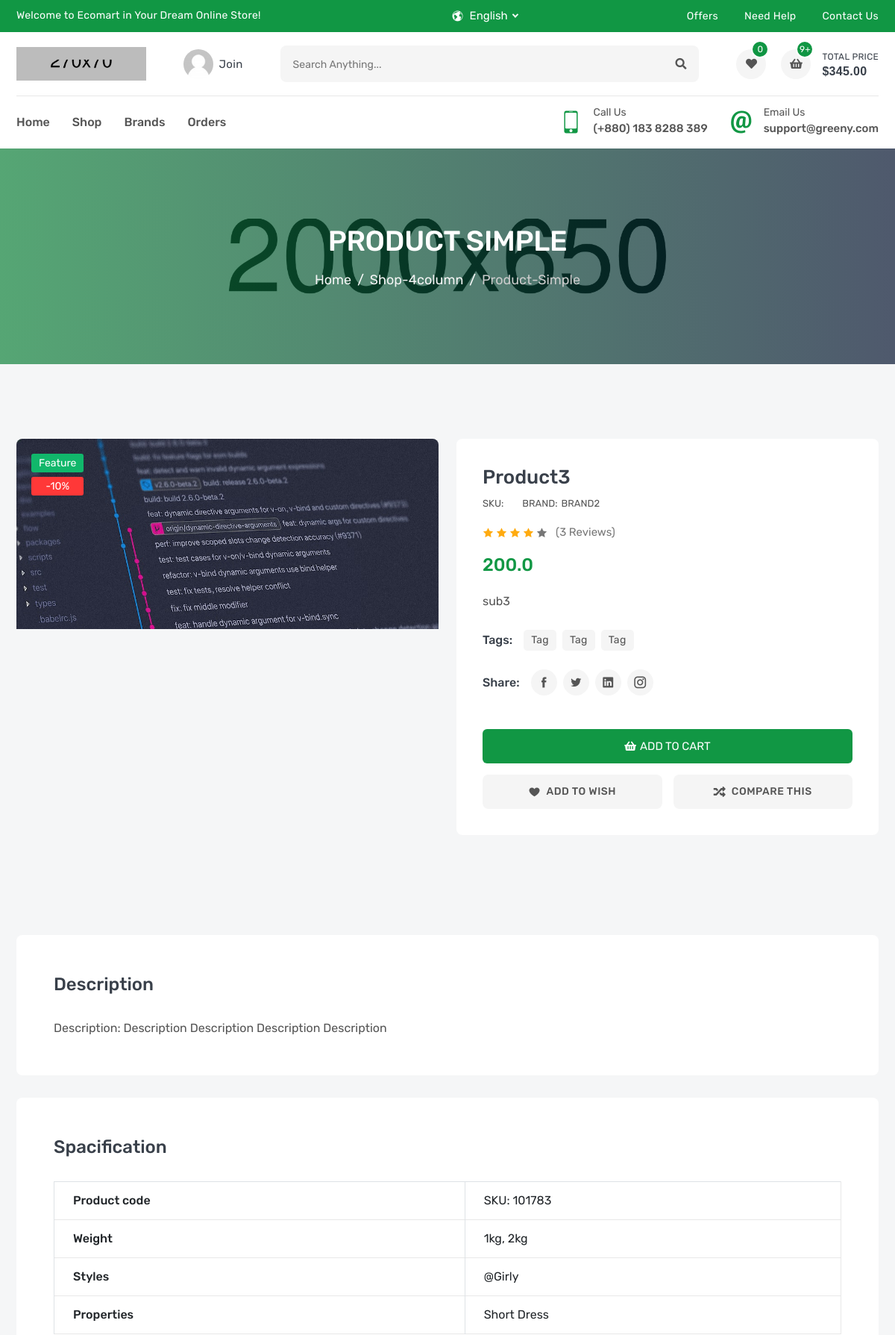
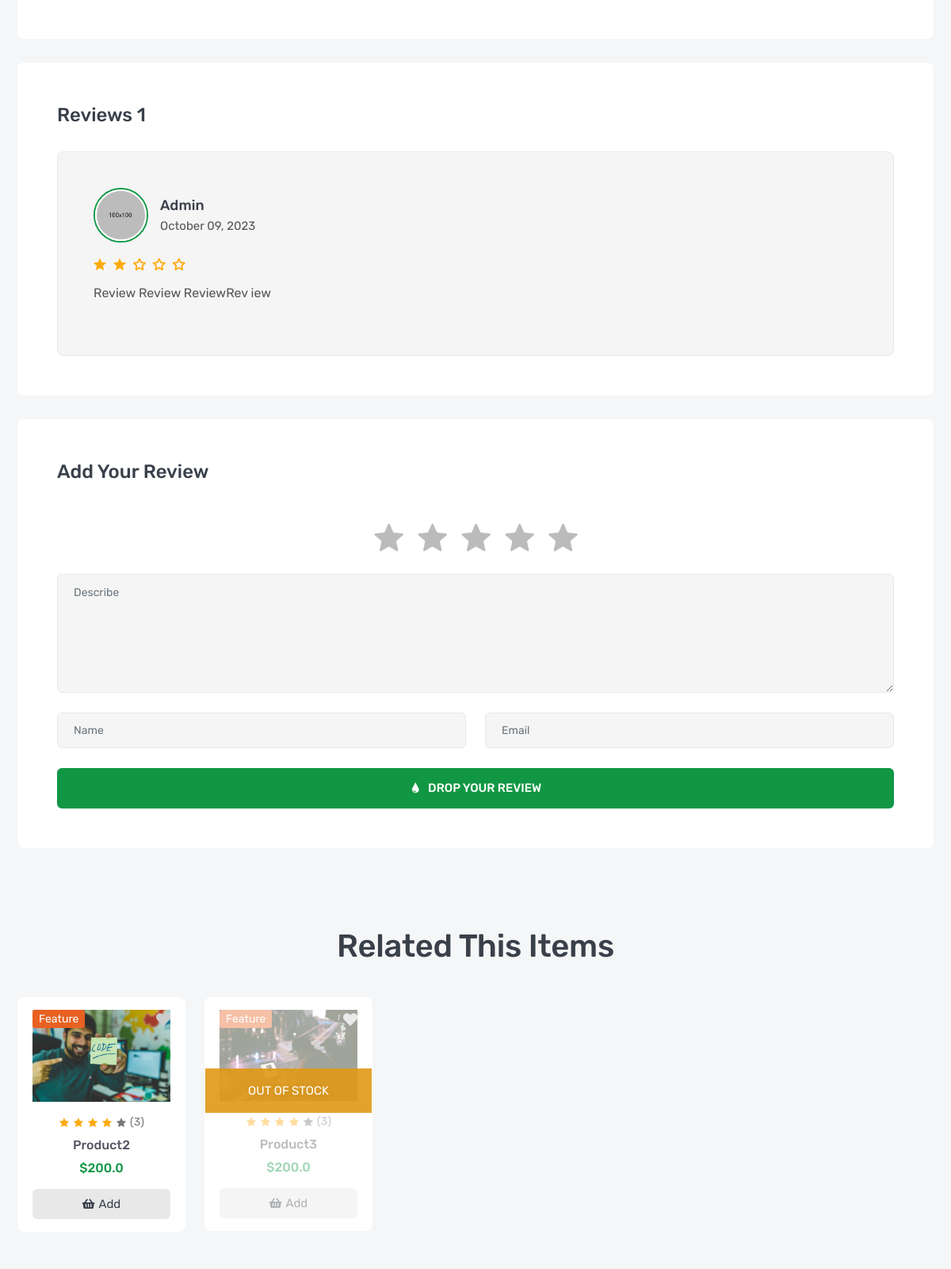
/products/product3 (upper part), run on the app's committed database (2 pictures, top to bottom).
### product/models.py (models this page shows, shortened)
class Product(models.Model):
    name = models.CharField(_('Name'), max_length=120)
    flag = models.CharField(_('Flag'), max_length=10, choices=FLAG_TYPES)
    image = models.ImageField(_('Image'), upload_to='products')
    price = models.FloatField(_('Price'), )
    sku = models.CharField(_('SKU'), max_length=12)
    subtitle = models.CharField(_('Subtitle'), max_length=300)
    description = models.TextField(_('Description'), max_length=40000)
    quantity = models.IntegerField(_('Quantity'), )
    brand = models.ForeignKey('Brand', verbose_name='Brand', related_name='product_brand', on_delete=models.SET_NULL, null=True)
    slug = models.SlugField(null=True, blank=True)
    tags = TaggableManager()

class ProductImages(models.Model):
    product = models.ForeignKey(Product,verbose_name='Product', related_name='product_image', on_delete=models.CASCADE)
    image = models.ImageField(upload_to = 'product_images')

class Brand(models.Model):
    name = models.CharField(_('Name'), max_length=100)
    image = models.ImageField(_('Image'), upload_to = 'brands')
    slug = models.SlugField(null=True, blank=True)
    def __str__(self):
        return self.name

class Review(models.Model):
    user = models.ForeignKey(User,verbose_name='User', related_name='review_author', on_delete=models.SET_NULL, null=True )
    product = models.ForeignKey(Product,verbose_name='Product', related_name='review_product', on_delete=models.CASCADE)
    review = models.CharField(_('Review'), max_length=300)
    created_at = models.DateField(_('Created_at'), default=timezone.now)
    rate = models.IntegerField(_('Rate'),)

### product/views.py (the view)
# urls.py: path('<slug:slug>', ProductDetail.as_view()),
class ProductDetail(DetailView):
    model = Product
    def get_context_data(self, **kwargs):
        context = super().get_context_data(**kwargs)
        context['reviews'] = Review.objects.filter(product=self.get_object())
        context['related_products'] = Product.objects.filter(brand=self.get_object().brand)
        return context

### product/templates/product/product_detail.html (shortened to what this page needs)
{% extends "base.html" %}
{% load static %}
{% block css %}
<link rel="stylesheet" href="{% static 'en/css/product-details.css' %}">
{% endblock css %}
{% block body %}
        <section class="single-banner inner-section" style="background: url(images/single-banner.jpg) no-repeat center;">
            <div class="container">
                <h2>product Simple</h2>
                <ol class="breadcrumb">
                    <li class="breadcrumb-item"><a href="index.html">Home</a></li>
                    <li class="breadcrumb-item"><a href="shop-4column.html">shop-4column</a></li>
                    <li class="breadcrumb-item active" aria-current="page">product-simple</li>
                </ol>
            </div>
        </section>
        <section class="inner-section">
            <div class="container">
                <div class="row">
                    <div class="col-lg-6">
                        <div class="details-gallery">
                            <div class="details-label-group">
                                <label class="details-label new">{{object.flag}}</label>
                                <label class="details-label off">-10%</label>
                            </div>
                            <ul class="details-preview">
                                {% for image in object.product_image.all %}
                                        <li><img src="{{image.image.url}}" alt="product" width="696px" height="464px"></li>
                                {% endfor %}
                            </ul>
                            <ul class="details-thumb">
                                {% for image in object.product_image.all %}
                                    <li><img src="{{image.image.url}}" alt="product" width="125px" height="85px"></li>
                                {% endfor %}
                            </ul>
                        </div>
                    </div>
                    <div class="col-lg-6">
                        <div class="details-content">
                            <h3 class="details-name"><a href="#">{{object.name}}</a></h3>
                            <div class="details-meta">
                                <p>SKU:</p>
                                <p>BRAND:<a href="#">{{object.brand}}</a></p>
                            </div>
                            <div class="details-rating">
                                <i class="active icofont-star"></i>
                                <i class="active icofont-star"></i>
                                <i class="active icofont-star"></i>
                                <i class="active icofont-star"></i>
                                <i class="icofont-star"></i>
                                <a href="#">(3 reviews)</a>
                            </div>
                            <h3 class="details-price">
                                <span>{{object.price}}</span>
                            </h3>
                            <p class="details-desc">{{object.subtitle}}</p>
                            <div class="details-list-group">
                                <label class="details-list-title">tags:</label>
                                <ul class="details-tag-list">
                                    {% for tag in object.tags.all %}
                                        <li><a href="#">tag</a></li>
                                    {% endfor %}
                                </ul>
                            </div>
                            <div class="details-list-group">
                                <label class="details-list-title">Share:</label>
                                <ul class="details-share-list">
                                    <li><a href="#" class="icofont-facebook" title="Facebook"></a></li>
                                    <li><a href="#" class="icofont-twitter" title="Twitter"></a></li>
                                    <li><a href="#" class="icofont-linkedin" title="Linkedin"></a></li>
                                    <li><a href="#" class="icofont-instagram" title="Instagram"></a></li>
                                </ul>
                            </div>
                            <div class="details-add-group">
                                <button class="product-add" title="Add to Cart">
                                    <i class="fas fa-shopping-basket"></i>
                                    <span>add to cart</span>
                                </button>
                            </div>
                            <div class="details-action-group">
                                <a class="details-wish wish" href="#" title="Add Your Wishlist">
                                    <i class="icofont-heart"></i>
                                    <span>add to wish</span>
                                </a>
                                <a class="details-compare" href="compare.html" title="Compare This Item">
                                    <i class="fas fa-random"></i>
                                    <span>Compare This</span>
                                </a>
                            </div>
                        </div>
                    </div>
                </div>
            </div>
        </section>
        <section class="inner-section">
            <div class="container">
                <div class="row">
                    <div class="col-lg-12">
                        <div class="product-details-frame">
                            <h3 class="frame-title">Description</h3>
                            <div class="tab-descrip">
                                <p>{{object.description}}</p>
                            </div>
                        </div>
                        <div class="product-details-frame">
                            <h3 class="frame-title">Spacification</h3>
                            <table class="table table-bordered">
                                <tbody>
                                    <tr>
                                        <th scope="row">Product code</th>
                                        <td>SKU: 101783</td>
                                    </tr>
                                    <tr>
                                        <th scope="row">Weight</th>
                                        <td>1kg, 2kg</td>
                                    </tr>
                                    <tr>
                                        <th scope="row">Styles</th>
                                        <td>@Girly</td>
                                    </tr>
                                    <tr>
                                        <th scope="row">Properties</th>
                                        <td>Short Dress</td>
                                    </tr>
                                </tbody>
                            </table>
                        </div>
                        <div class="product-details-frame">
                            <h3 class="frame-title">Reviews {{reviews|length}}</h3>
                            <ul class="review-list">
                                {% for review in reviews %}
                                <li class="review-item">
                                    <div class="review-media">
                                        <a class="review-avatar" href="#">
                                            <img src="images/avatar/01.jpg" alt="review">
                                        </a>
                                        <h5 class="review-meta">
                                            <a href="#">{{review.user}}</a>
                                            <span>{{review.created_at|date:"F d, o"}}</span>
                                        </h5>
                                    </div>
                                    <ul class="review-rating">
                                        <li class="icofont-ui-{% if review.rate > 0 %}rating{% else %}rate-blank{% endif %}"></li>
                                        <li class="icofont-ui-{% if review.rate > 1 %}rating{% else %}rate-blank{% endif %}"></li>
                                        <li class="icofont-ui-{% if review.rate > 2 %}rating{% else %}rate-blank{% endif %}"></li>
                                        <li class="icofont-ui-{% if review.rate > 3 %}rating{% else %}rate-blank{% endif %}"></li>
                                        <li class="icofont-ui-{% if review.rate > 4 %}rating{% else %}rate-blank{% endif %}"></li>
                                    </ul>
                                    <p class="review-desc">{{review.review}}</p>
                                </li>
                                {% endfor %}
                            </ul>
                        </div>
                        <div class="product-details-frame">
                            <h3 class="frame-title">add your review</h3>
                            <form class="review-form">
                                <div class="row">
                                    <div class="col-lg-12">
                                        <div class="star-rating">
                                            <input type="radio" name="rating" id="star-1"><label for="star-1"></label>
                                            <input type="radio" name="rating" id="star-2"><label for="star-2"></label>
                                            <input type="radio" name="rating" id="star-3"><label for="star-3"></label>
                                            <input type="radio" name="rating" id="star-4"><label for="star-4"></label>
                                            <input type="radio" name="rating" id="star-5"><label for="star-5"></label>
                                        </div>
                                    </div>
                                    <div class="col-lg-12">
                                        <div class="form-group">
                                            <textarea class="form-control" placeholder="Describe"></textarea>
                                        </div>
                                    </div>
                                    <div class="col-lg-6">
                                        <div class="form-group">
                                            <input type="text" class="form-control" placeholder="Name">
                                        </div>
                                    </div>
                                    <div class="col-lg-6">
                                        <div class="form-group">
                                            <input type="email" class="form-control" placeholder="Email">
                                        </div>
                                    </div>
                                    <div class="col-lg-12">
                                        <button class="btn btn-inline">
                                            <i class="icofont-water-drop"></i>
                                            <span>drop your review</span>
                                        </button>
                                    </div>
                                </div>
                            </form>
                        </div>
                    </div>
                </div>
            </div>
        </section>
        <section class="inner-section">
            <div class="container">
                <div class="row">
                    <div class="col">
                        <div class="section-heading">
                            <h2>related this items</h2>
                        </div>
                    </div>
                </div>
                <div class="row row-cols-2 row-cols-md-3 row-cols-lg-4 row-cols-xl-5">
                    {% for item in related_products %}
                    <div class="col">
                        <div class="product-card {% if item.quantity == 0 %}product-disable{% endif %}">
                            <div class="product-media">
                                <div class="product-label">
                                    <label class="label-text sale">{{item.flag}}</label>
                                </div>
                                <button class="product-wish wish">
                                    <i class="fas fa-heart"></i>
                                </button>
                                <a class="product-image" href="product-video.html">
                                    <img src="{{item.image.url}}" alt="product">
                                </a>
                            </div>
                            <div class="product-content">
                                <div class="product-rating">
                                    <i class="active icofont-star"></i>
                                    <i class="active icofont-star"></i>
                                    <i class="active icofont-star"></i>
                                    <i class="active icofont-star"></i>
                                    <i class="icofont-star"></i>
                                    <a href="product-video.html">(3)</a>
                                </div>
                                <h6 class="product-name">
                                    <a href="product-video.html">{{item.name}}</a>
                                </h6>
                                <h6 class="product-price">
                                    <span>${{item.price}}</span>
                                </h6>
                                <button class="product-add" title="Add to Cart">
                                    <i class="fas fa-shopping-basket"></i>
                                    <span>add</span>
                                </button>
                            </div>
                        </div>
                    </div>
                    {% endfor %}
                </div>
                <div class="row">
                    <div class="col-lg-12">
                    </div>
                </div>
            </div>
        </section>
        {% endblock body %}

### data on the page
Product: flag "Feature", name "Product3", brand "BRAND2", price "200.0", subtitle "sub3", description "Description: Description Description Description Description", image (picture)
ProductImages: image (picture)
ProductImages: image (picture)
ProductImages: image (picture)
ProductImages: image (picture)
Review: user "Admin", created_at "October 09, 2023", review "Review Review ReviewRev iew"
Product: flag "Feature", image (picture), name "Product2", price "200.0"

### other printed values
{{ reviews|length }} "1"
